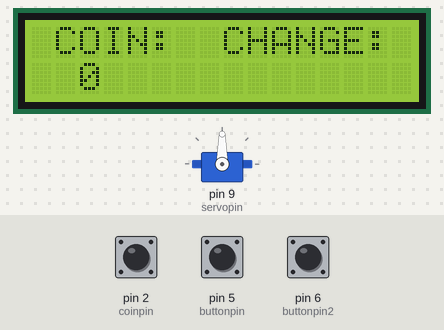
Simulated run of this sketch. Board: Arduino Uno, built with avr-gcc and run on an emulated ATmega328P. On the bench: 16×2 character LCD, servo. The inputs (shaded band) are chosen by the test bench; at power-on: pin 2 (coinpin) HIGH, pin 5 (buttonpin) HIGH, pin 6 (buttonpin2) LOW.

Above: at 1.2 s.
1.3 s: pin 2 (coinpin) pulled LOW for 0.15 s
At 2.5 s:
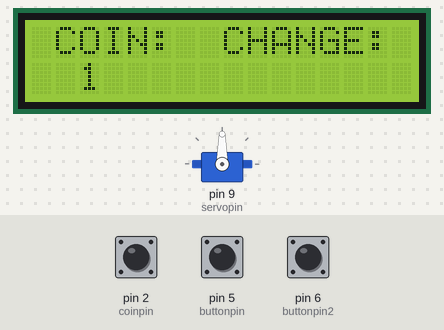
2.9 s: pin 2 (coinpin) pulled LOW for 1 s
At 3.9 s:
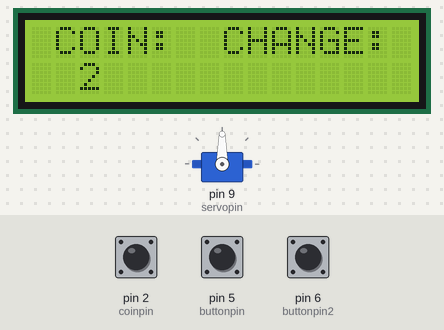
5.4 s: pin 2 (coinpin) pulled LOW for 0.15 s
At 5.7 s:
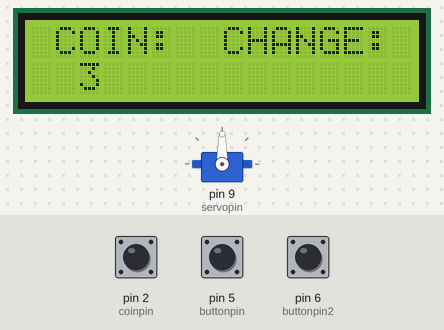
7.0 s: pin 2 (coinpin) pulled LOW for 1 s
At 8.0 s:
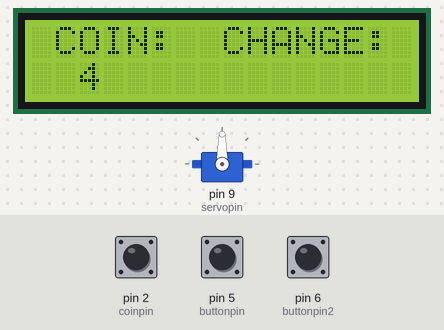
9.5 s: pin 2 (coinpin) pulled LOW for 3.2 s
At 10.25 s:
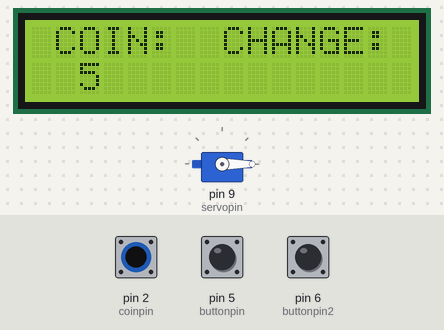
Timing chart, 0 to 14.3 s (numbered marks = the images above; inputs shaded):
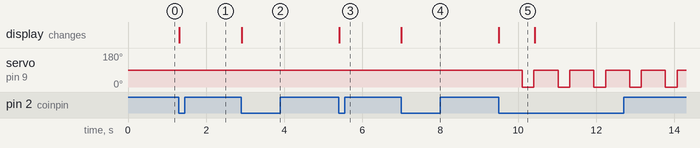

Measured:
- after the input at 1.3 s, the display: changes at once (image 1)
- after the input at 2.9 s, the display: changes at once (image 2)
- after the input at 5.4 s, the display: changes at once (image 3)
- after the input at 7.0 s, the display: changes at once (image 4)
- after the input at 9.5 s, servo on pin 9 (servopin): alternates 90° for 0.62 s and 0° for 0.30 s, starting after 0.60 s; the display: changes at once (image 5)
- what the display in image 5 shows lasts 0.9 s, from 9.5 s to 10.4 s

The sketch:

VendoMachine.ino
```cpp
/*#include "Common.h"

unsigned int SelectedPrice = 0;
byte SelectedID = 0;

void setup(){
  Serial.begin(9600);
  initAll();
}

void onClick(byte aID, unsigned aPrice){
  SelectedPrice = aPrice;
  SelectedID = aID;
  switch (SelectedID){
    case 1: module = module1; break;
    case 2: module = module2; break;
}

  /*if (coins >= SelectedPrice){
    SelectedID = 0;
    SelectedPrice = 0;
    module.move();
  }
  module.move();
  Serial.println(aPrice);
}
/*
void loop(){
  module1.run(onClick);
  module2.run(onClick);
//  if (coins >= SelectedPrice){
//    doDispense(SelectedID);
//  }
}
*/


#include "Counter.h"
#include "ServoRotate.h"
//#include "Buttons.h"
TCounters c1;
TServo s1;
//TButtons b1;

void setup() {
  // put your setup code here, to run once:
  Serial.begin(9600);
  c1.init();
  s1.init();
  //b1.init();
  attachInterrupt(0,onGetCoin,FALLING);
}

void loop() {
  // put your main code here, to run repeatedly:
  c1.run();
  s1.run(onPushBtn);
  //b1.run();
}

void onPushBtn() {
  c1.coins = 0;
}

void onGetCoin() {
  c1.coinInserted(); // call the coinInserted method from Counter Class
  s1.enable = c1.coins == 5 || c1.coins == 10 || c1.coins == 15; // from the class ServoRotate if the coins are 5,10,15 it will rotate
}
```

Counter.h
```cpp
#include <Wire.h>
#include <LiquidCrystal_I2C.h>
LiquidCrystal_I2C lcd(0x27,16,2);
/*#include "Buttons.h"
TButton b1;*/

class TCounters{
  private:
  int coinpin = 2;
  int change = 0;

  public:
  int coins = 0;
  void init();
  void run();
  void coinInserted();
};

void TCounters::init(){
  lcd.begin(16,2);
  pinMode(coinpin,INPUT_PULLUP);
}

void TCounters::coinInserted(){
  coins++;
}

void TCounters::run(){
  lcd.backlight();
  lcd.setCursor(0,0);
  lcd.print(" COIN:  CHANGE:");
  lcd.setCursor(2,1);
  lcd.print(coins);
}
```

ServoRotate.h
```cpp
#include <Servo.h>
Servo myservo;
//#include "Buttons.h"
//TButton b1;

class TServo{
  private:
  int servopin = 9;
  int buttonpin = 5;
  int buttonpin2 = 6;
  int buttonpin3 = 7;
  int angle = 90;

  public:
  bool enable = false;
  void init();
  void run(void onPushBtn());
  void push();
  void push2();
  void push3();
  //void Notpush();
};

void TServo::init(){
    pinMode(buttonpin, INPUT_PULLUP);
    myservo.attach(servopin);
    myservo.write(angle);
}

void TServo::run(void onPushBtn()){
  if (!enable)
  return;
  if (digitalRead(buttonpin) == LOW){
     delay(600);
     push();
     onPushBtn();
  }
  else if (digitalRead(buttonpin2) == LOW){
     delay(600);
     push2();
     onPushBtn();
  }
  else if (digitalRead(buttonpin3) == LOW){
     delay(600);
     push3();
     onPushBtn();
  }
}
void TServo::push(){
  myservo.write(0);
  delay(300);
  myservo.write(90);
}

void TServo::push2(){
   myservo.write(0);
   delay(300);
   myservo.write(90);
}

void TServo::push3(){
   myservo.write(0);
   delay(300);
   myservo.write(90);
}
```
